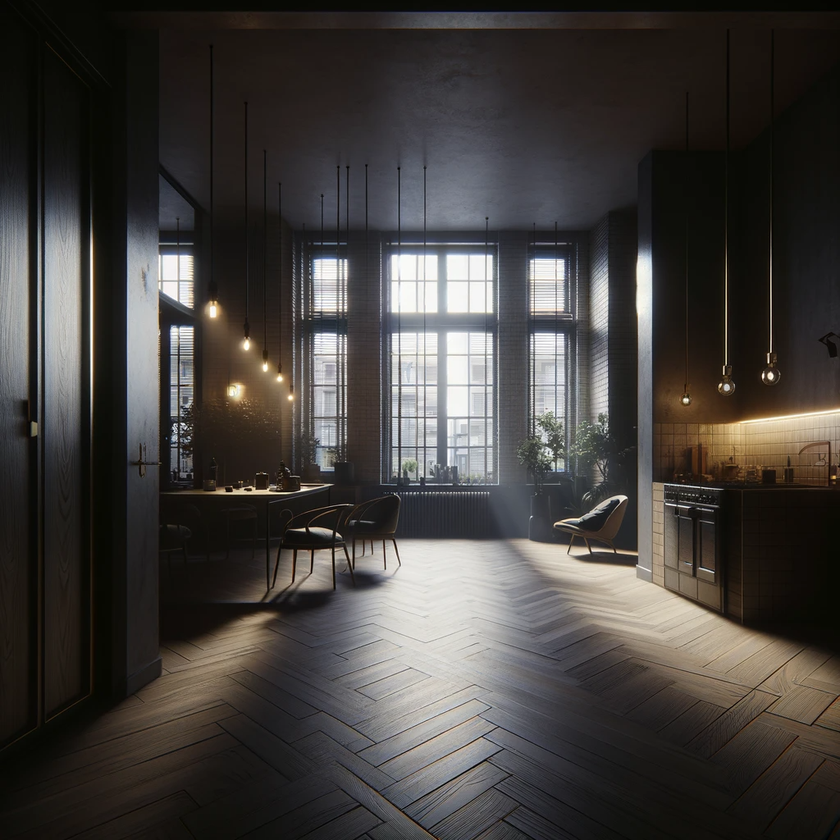
#> input picture Gamma Correction/image_1.png, 840 x 840 px, shrunk from 1024 x 1024 before the run, found by its file name
$ python gamma_correction.py
#> lines starting #> are read from the running program, lines starting #| are printed output that depends on the picture
import numpy as np
import cv2
from matplotlib import pyplot as plt

def adjust_gamma(image, gamma=1.0):
    # Create a gamma correction lookup table
    invGamma = 1.0 / gamma
    table = np.array([((i / 255.0) ** invGamma) * 255
                      for i in np.arange(0, 256)]).astype("uint8")

    # Apply gamma correction using the lookup table
    return cv2.LUT(image, table)

# Load the image
image = cv2.imread('./Gamma Correction/image_1.png')
#> image is the input picture: shape (840, 840, 3); mean B, G, R 61.8, 64.6, 68
image = cv2.cvtColor(image, cv2.COLOR_BGR2RGB)

# Images with different gamma values
gamma_values = [0.5, 1.0, 1.5, 2.0]
images = []

for gamma in gamma_values:
    adjusted = adjust_gamma(image, gamma=gamma)
    images.append(adjusted)
#> this loop made 4 passes
#> pass 1, `adjusted = adjust_gamma(image, gamma=gamma)`:
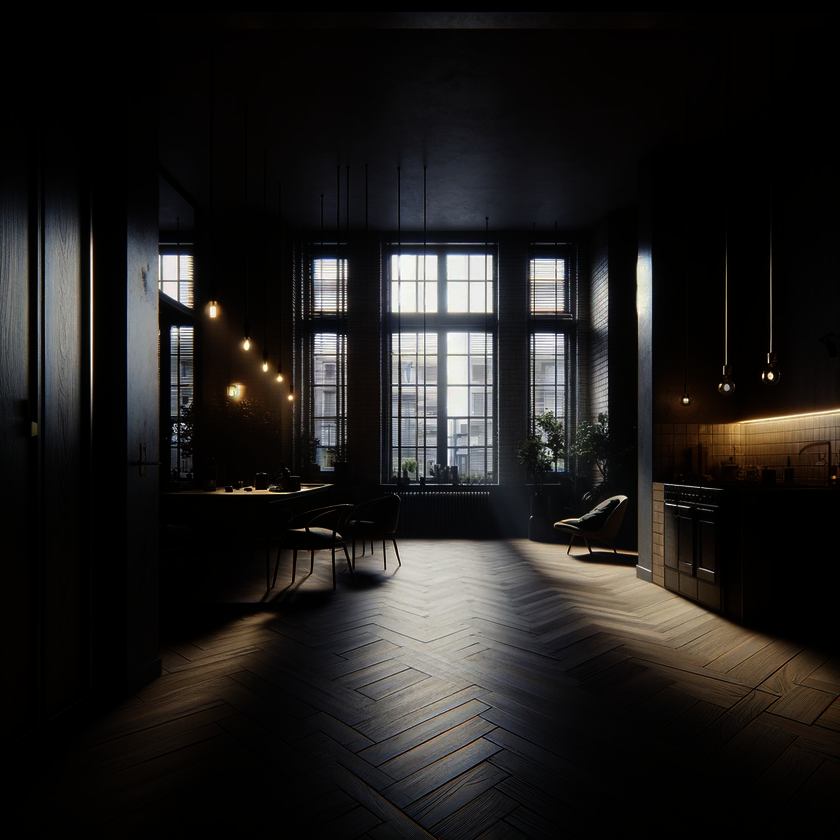
#> adjusted: shape (840, 840, 3); mean R, G, B 32.5, 30.6, 29.3
#> pass 3, `adjusted = adjust_gamma(image, gamma=gamma)`:
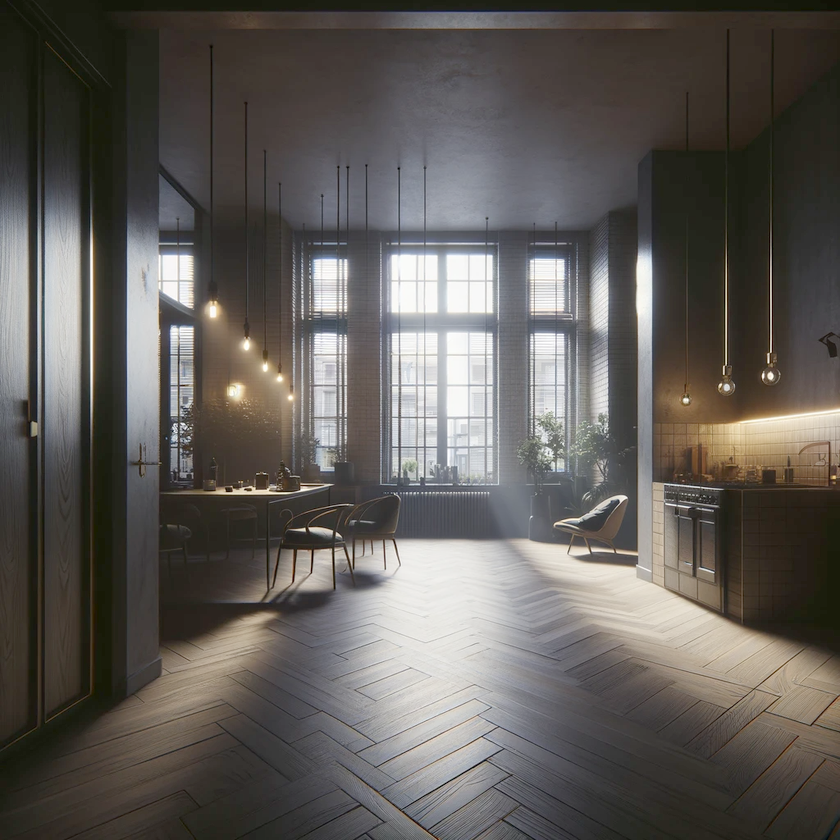
#> adjusted: shape (840, 840, 3); mean R, G, B 96.7, 92.8, 88.8
#> after the loop, images = 4 items

# Display the images
fig, axs = plt.subplots(1, 4, figsize=(20, 5))

for i, img in enumerate(images):
    axs[i].imshow(img)
    axs[i].set_title(f"Gamma: {gamma_values[i]}")
    axs[i].axis('off')

plt.show()
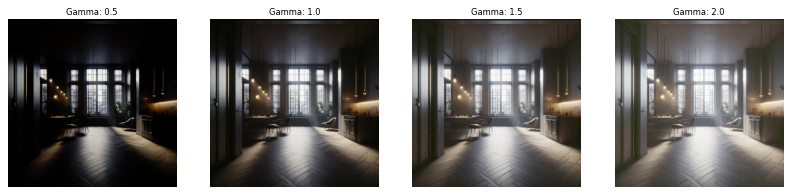
#> figure drawn by matplotlib, 4 panels

$ run again, with Gamma Correction/image_3.png copied over Gamma Correction/image_1.png
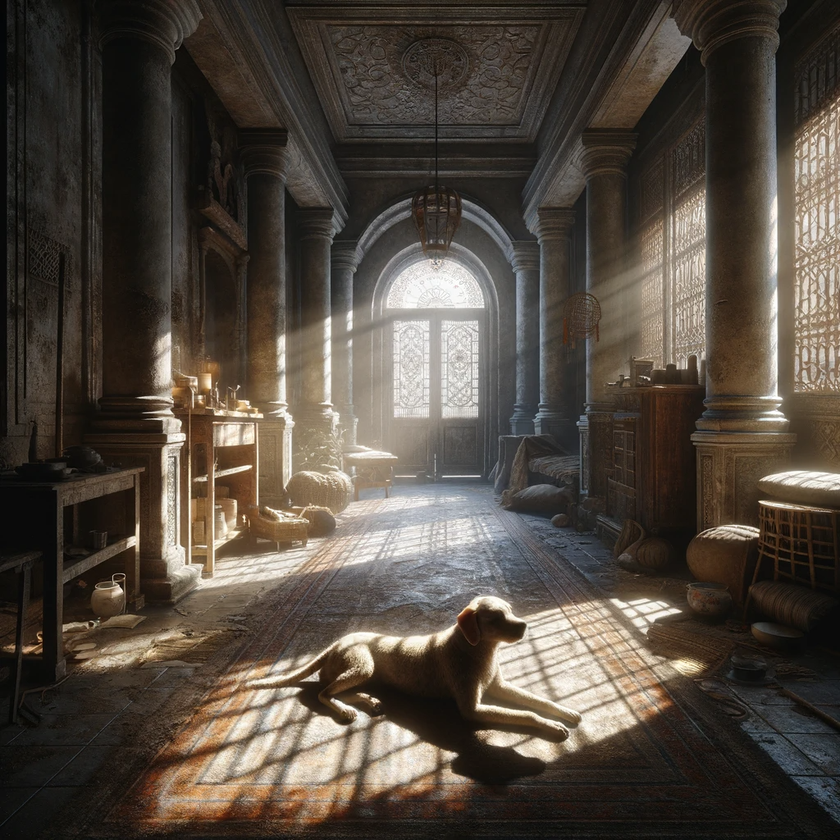
#> input picture Gamma Correction/image_3.png, 840 x 840 px, shrunk from 1024 x 1024 before the run, found by its file name
#> image is the input picture: shape (840, 840, 3); mean B, G, R 63.4, 72.8, 81.5
#> the loop `for gamma in gamma_values:` made 4 passes
#> pass 3, `adjusted = adjust_gamma(image, gamma=gamma)`:
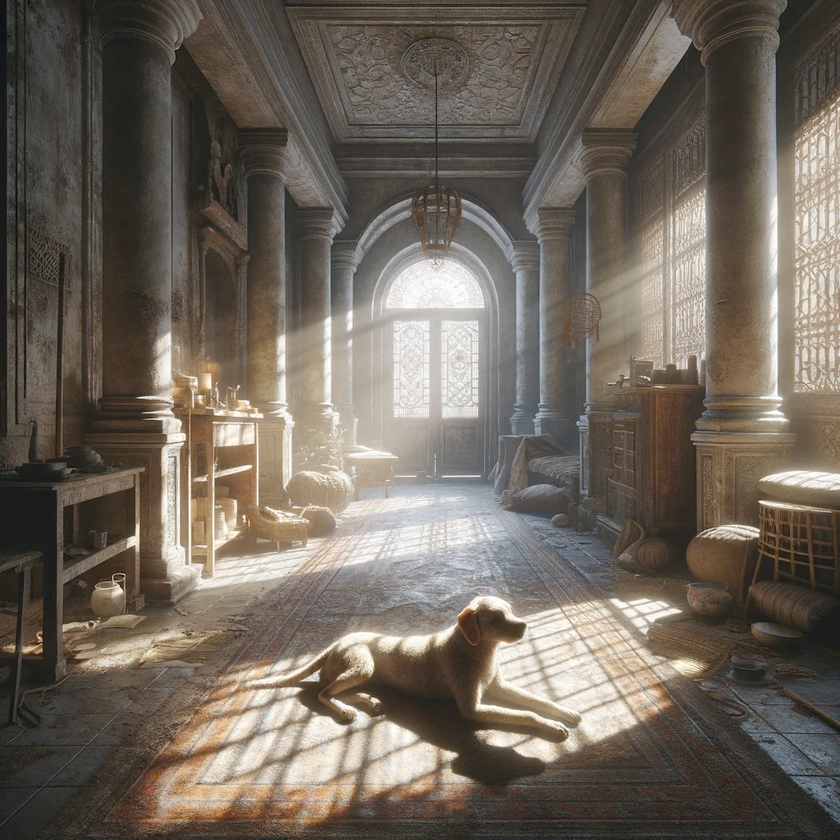
#> adjusted: shape (840, 840, 3); mean R, G, B 111.4, 102.6, 92.5
#> after the loop `for gamma in gamma_values:`: images = 4 items
#> the loop `for i, img in enumerate(images):` made 4 passes
#> `plt.show()`:
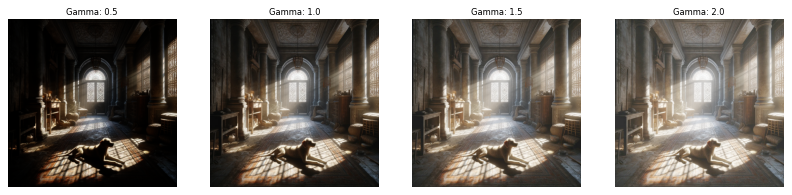
#> figure drawn by matplotlib, 4 panels

$ run again, with Gamma Correction/image_2.jpg saved as Gamma Correction/image_1.png
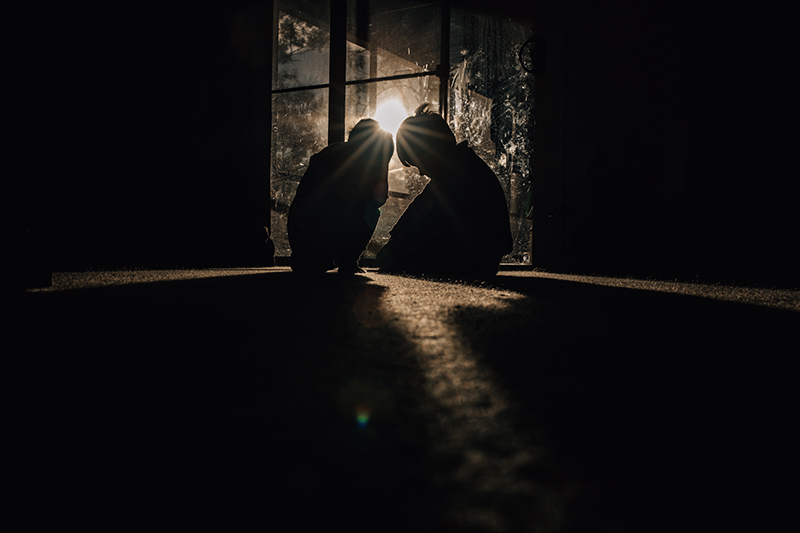
#> input picture Gamma Correction/image_2.jpg, 800 x 533 px, found by its file name
#> image is the input picture: shape (533, 800, 3); mean B, G, R 14.3, 14.6, 16.1
#> the loop `for gamma in gamma_values:` made 4 passes
#> pass 3, `adjusted = adjust_gamma(image, gamma=gamma)`:
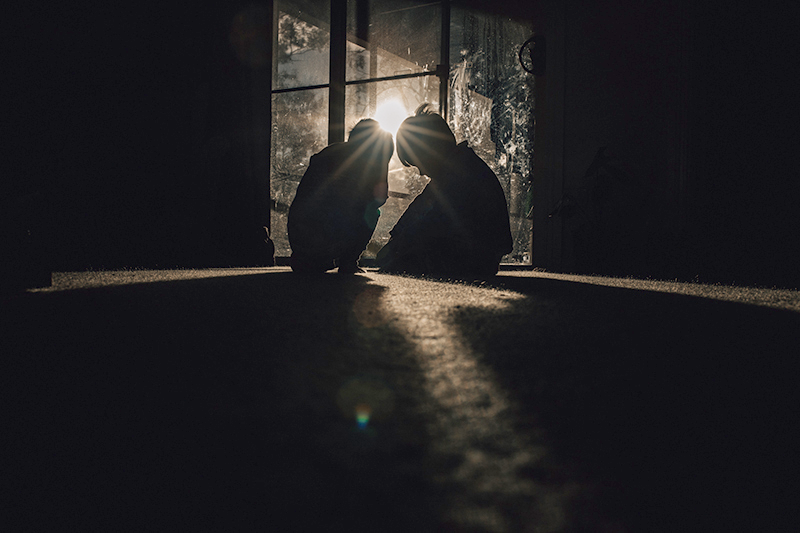
#> adjusted: shape (533, 800, 3); mean R, G, B 33, 31.4, 33.2
#> after the loop `for gamma in gamma_values:`: images = 4 items
#> the loop `for i, img in enumerate(images):` made 4 passes
#> `plt.show()`:
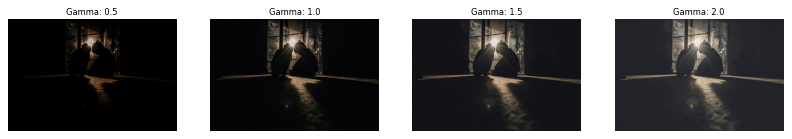
#> figure drawn by matplotlib, 4 panels
